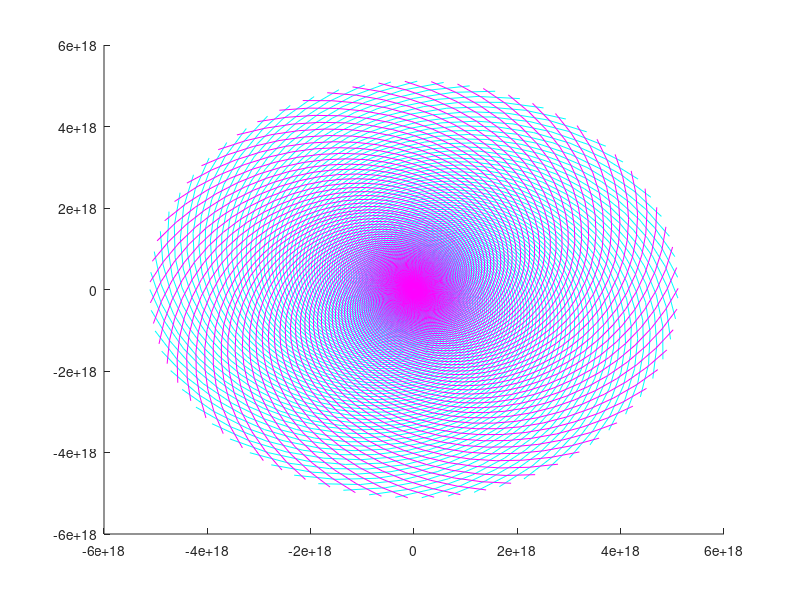

This figure's MATLAB source: (Note: this script raises an error after producing the figure.)

% Plot the fractal flow field.

clear all;
clf;
hold on;

% Inputs:
N = 12; % fractal level, quick=9, accurate=12
mrsz = 3; % pt size, 3 or 10

% Set the fractal parameters:
flp = 1; % power of the flow
dotit = 0; % 1/0=y/n - title?
doptlab = 0; % 1/0=y/n - pt labels?
% phi = [ (0.5^flp)*exp((2*flp*pi*0)*i), (sqrt(0.5)^flp)*exp((2*flp*pi/8)*i) ]; % Fractal 1
% phi = [ 0.7*exp((-pi/6)*i), 0.59*exp((pi/4)*i) ]; % Fractal 2
% phi = [ 0.7*exp((pi/3)*i), 0.6*exp((pi/5)*i) ]; % Fractal 3
phi = [ (0.65^flp)*exp((-2*flp*pi/6)*i), (0.65^flp)*exp((2*flp*pi/4)*i) ]; % Fractal 4
p = [ 0 1 ];
% p = [ 1+0.5*i, 0+1*i ];
S = p;

% Plot streamlines of T1 and T2:
t = (-100):0.1:10;
ang = 0:0.1:2*pi;
Na = length(ang);
for j = 1:Na
	pts = p(2) + (phi(2).^t)*exp(ang(j)*i)*(p(1)-p(2));
	plot(real(pts), imag(pts), 'c');
end
for j = 1:Na
	pts = p(1) + (phi(1).^t)*exp(ang(j)*i)*(p(2)-p(1));
	plot(real(pts), imag(pts), 'm');
end

% Plot the fractal:
pts = IFS(N, phi, p, S);
plot(real(pts), imag(pts), 'k.', 'Markersize', mrsz)

% Set axes:
axis equal;
axis(SetAxes(pts, 5));
axis off;

% Plot main fixed points:
offs = 0.03;
plot(real(p), imag(p), 'ro')
if (doptlab)
	text(real(p(1))+offs, imag(p(1))-offs, 'p1')
	text(real(p(2))+offs, imag(p(2))-offs, 'p2')
end
T1p2 = p(1)+phi(1)*(p(2)-p(1));
T2p1 = p(2)+phi(2)*(p(1)-p(2));
plot(real(T1p2), imag(T1p2), 'ro')
plot(real(T2p1), imag(T2p1), 'ro')
if (doptlab)
	text(real(T1p2)+offs, imag(T1p2)-offs, 'T1(p2)')
	text(real(T2p1)+offs, imag(T2p1)-offs, 'T2(p1)')
end

% Generating the title:
if (dotit) title(SetTitRat(phi, p)); end

hold off;
